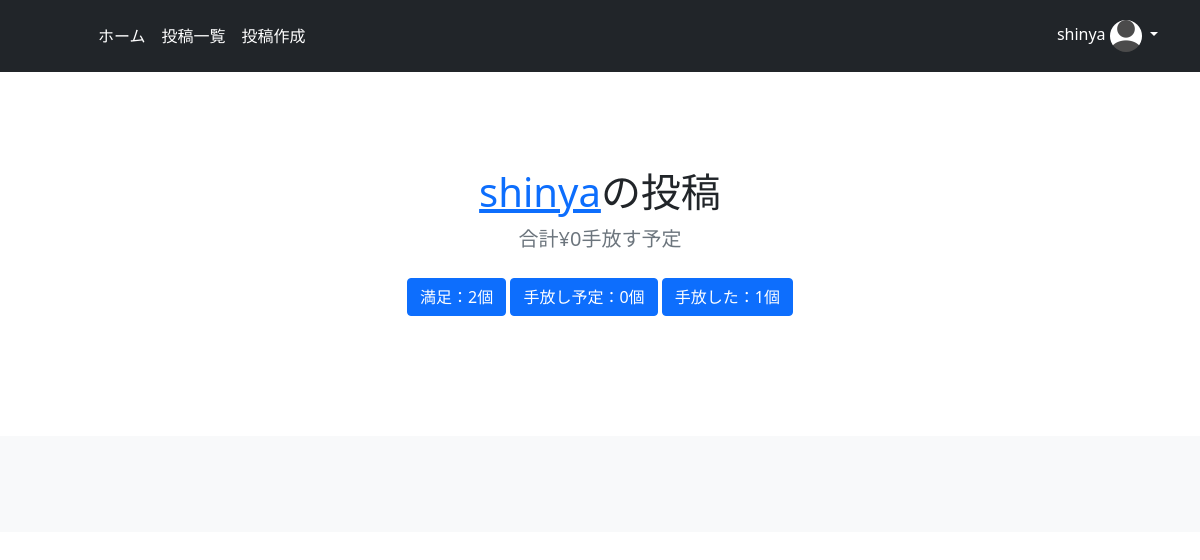
/user_posts/planed/1 (signed in), run on an earlier commit of the app's database.
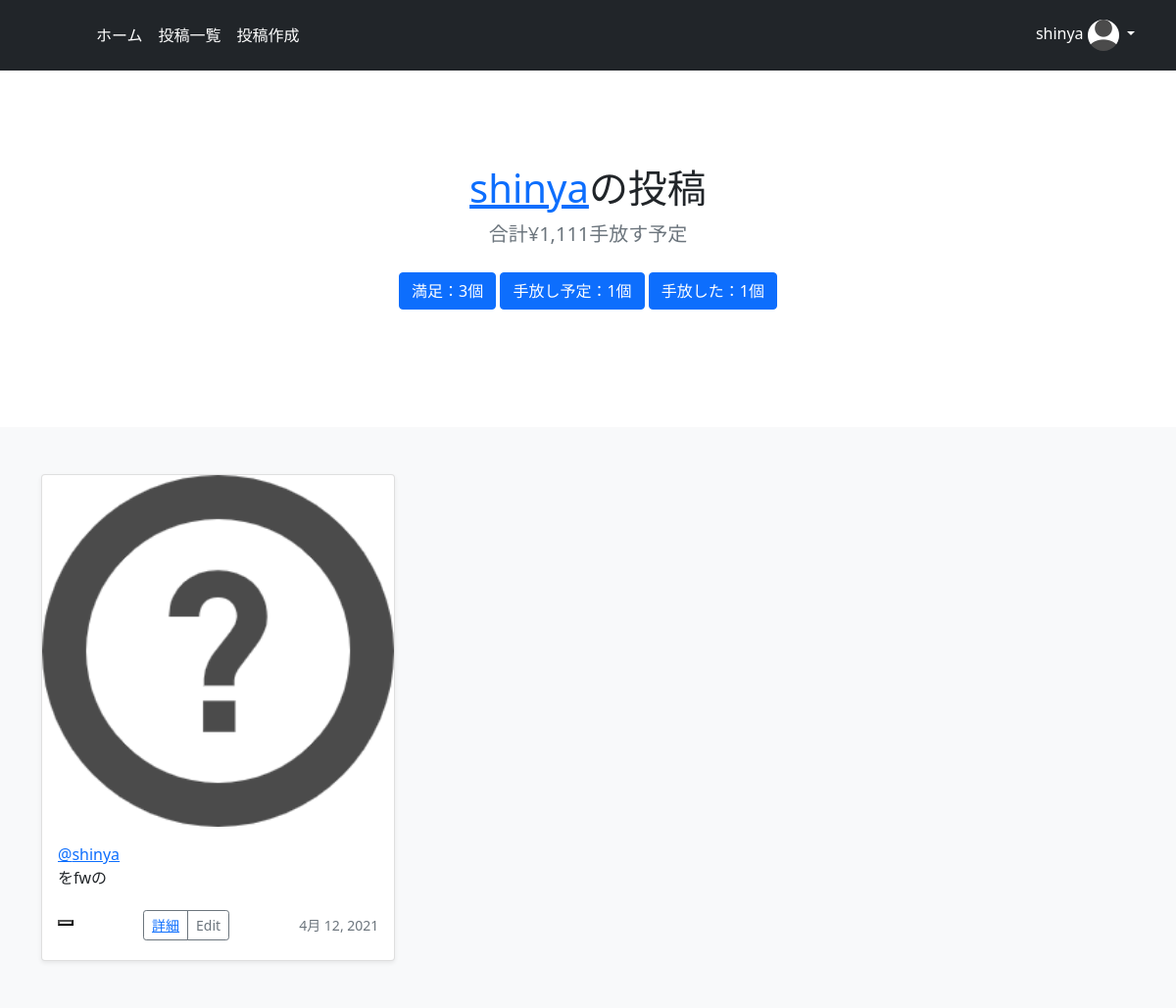
And on a later commit of the database.
### minimal/models.py (models this page shows, shortened)
class MinimalModel(models.Model):
    title = models.CharField(max_length=100, verbose_name='品物名')
    author = models.ForeignKey(get_user_model(), on_delete=models.CASCADE, verbose_name='購入者')
    buy_reason = models.TextField(verbose_name='購入した理由')
    sell_reason = models.TextField(null=True, blank=True, verbose_name='手放す理由')
    status = models.ForeignKey(ThingStatus, on_delete=models.PROTECT, verbose_name='物の状況')
    obj_image = models.ImageField(upload_to='', blank=True, null=True, default='default_thing_icon.png', verbose_name='物の画像')
    buy_date = models.DateField(verbose_name='購入日')
    buy_price = models.IntegerField(verbose_name='購入金額')
    sell_price = models.IntegerField(null=True, blank=True, verbose_name='売却金額')
    nice_throw = models.IntegerField(null=True, blank=True)

class CustomUser(AbstractUser):
    image = models.ImageField(upload_to='', blank=True, null=True, verbose_name='プロフィール画像', default='default_user_icon.jpeg')

### minimal/views.py (the view)
# urls.py: path('user_posts/planed/<int:pk>', views.user_posts_planed, name='user_posts_planed'),
def user_posts_planed(request, pk):
    context = user_posts_base(pk)
    return render(request, 'user_posts_planed.html', context)

### templates/user_posts_planed.html
{% extends 'base.html' %}
{% block header %}
  <section class="py-5 text-center container">
    <div class="row py-lg-5">
      <div class="col-lg-6 col-md-8 mx-auto">
        <h1 class="fw-light"><a href="{% url 'user_posts' user.id %}">{{ user.username }}</a>の投稿</h1>
        <p class="lead text-muted">合計¥{{ planed_price_sum }}手放す予定</p>
        <p>
          <a href="{% url 'user_posts_satisfied' user.id %}" class="btn btn-primary my-2">満足：{{ satisfied_list.count }}個</a>
          <a href="{% url 'user_posts_planed' user.id %}" class="btn btn-primary my-2">手放し予定：{{ planed_list.count }}個</a>
          <a href="{% url 'user_posts_threw' user.id %}" class="btn btn-primary my-2">手放した：{{ threw_list.count }}個</a>
        </p>
      </div>
    </div>
  </section>
{% endblock header %}
{% block content %}
  <div class="album py-5 bg-light">
    <div class="container">
        <div class="row row-cols-1 row-cols-sm-2 row-cols-md-3 g-3">
    {% for planed_obj in planed_list %}
    <div class="col">
          <div class="card shadow-sm">
            <img class="bd-placeholder-img card-img-top" width="100%" height="100%" src="{{ planed_obj.obj_image.url }}">
            <div class="card-body">
            <a href="{% url 'user_posts' planed_obj.author.id %}">@{{ planed_obj.author }}</a>
              <p class="card-text">{{ planed_obj.buy_reason }}</p>
              <div class="d-flex justify-content-between align-items-center">
              <div class="like-outer">
                    {% include 'like.html' %}
              </div>
                <div class="btn-group">
                  <button type="button" class="btn btn-sm btn-outline-secondary"><a href="{% url 'detail' planed_obj.pk %}">詳細</a></button>
                  <button type="button" class="btn btn-sm btn-outline-secondary">Edit</button>
                </div>
                <small class="text-muted">{{ planed_obj.buy_date }}</small>
              </div>
            </div>
          </div>
        </div>
    {% endfor %}
    </div>
{% endblock content %}

What changed in the data, as far as the page shows it:
added MinimalModel: obj_image (placeholder picture), author "shinya", buy_reason "をfwの", buy_date "4月 12, 2021"
Also different on the page:
{{ planed_price_sum }}: "0" → "1,111"
{{ satisfied_list.count }}: "2" → "3"
{{ planed_list.count }}: "0" → "1"
